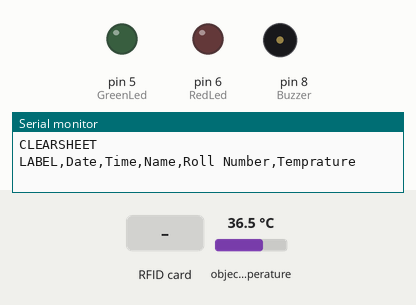
Recording of a sketch running on a simulated Arduino Uno, built with avr-gcc and run on an emulated ATmega328P. Parts: output pins drawn as LEDs (lit = HIGH), buzzer (waves = sounding, pin HIGH), the last lines printed to the serial monitor. The inputs (shaded band) are chosen by the test bench; at power-on: object temperature 36.5 °C. Pins used as bus, display or sensor lines are not drawn.

Above: at 1.2 s.
1.3 s: RFID card 2E A5 61 A3 held to the reader
At 1.8 s:
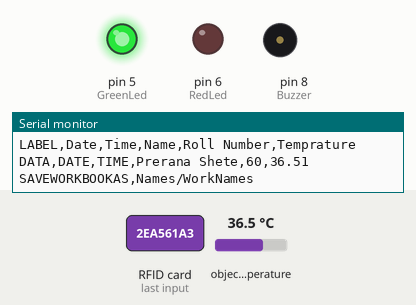
Timing chart, 0 to 5.8 s (numbered marks = the images above; inputs shaded):
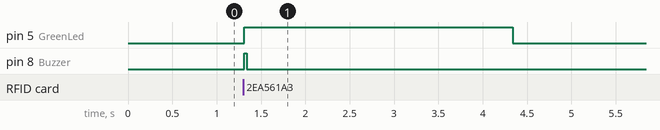

The sketch:

code_main.ino
```cpp
#include <LiquidCrystal.h>
#include <SPI.h>
#include <MFRC522.h>
#include <LiquidCrystal_I2C.h>
#include <Adafruit_MLX90614.h>

#define SS_PIN 10 //RX slave select
#define RST_PIN 9

MFRC522 mfrc522(SS_PIN, RST_PIN); // Create MFRC522 instance.
LiquidCrystal_I2C lcd(0x27,16,2);
Adafruit_MLX90614 mlx = Adafruit_MLX90614();

byte card_ID[4]; //card UID size 4byte
byte Name1[4]={0x2E,0xA5,0x61,0xA3};//first UID card
byte Name2[4]={0xF3,0x45,0x96,0x1A};//second UID card


//if you want the arduino to detect the cards only once
int NumbCard[2];//this array content the number of cards. in my case i have just two cards.
int j=0;

int const RedLed=6;
int const GreenLed=5;
int const Buzzer=8;

String Name;//user name
long Number;//user number
int n ;//The number of card you want to detect (optional)
float temp1;

void setup() {
//  lcd.begin();
  lcd.backlight();
  mlx.begin();
  Serial.begin(9600); // Initialize serial communications with the PC
  SPI.begin();  // Init SPI bus
  mfrc522.PCD_Init(); // Init MFRC522 card

  Serial.println("CLEARSHEET");                 // clears starting at row 1
  Serial.println("LABEL,Date,Time,Name,Roll Number,Temprature");// make four columns (Date,Time,[Name:"user name"]line 48 & 52,[Number:"user number"]line 49 & 53)

  pinMode(RedLed,OUTPUT);
  pinMode(GreenLed,OUTPUT);
  pinMode(Buzzer,OUTPUT);

   }

void loop() {

  lcd.clear();
  lcd.setCursor(0,0);
  lcd.print("    Scan Tag    ");
  //look for new card
   if ( ! mfrc522.PICC_IsNewCardPresent()) {
  return;//got to start of loop if there is no card present
 }
 // Select one of the cards
 if ( ! mfrc522.PICC_ReadCardSerial()) {
  return;//if read card serial(0) returns 1, the uid struct contians the ID of the read card.
 }

 for (byte i = 0; i < mfrc522.uid.size; i++) {
     card_ID[i]=mfrc522.uid.uidByte[i];

       if(card_ID[i]==Name1[i]){
       Name="Prerana Shete";//user name
       Number=60;//user number
       temp1 = mlx.readObjectTempC();
       j=0;//first number in the NumbCard array : NumbCard[j]
      }
      else if(card_ID[i]==Name2[i]){
       Name="Shruti Pote";//user name
       Number=69;//user number
       temp1 = mlx.readObjectTempC();
       j=1;//Second number in the NumbCard array : NumbCard[j]
      }
      else{
          digitalWrite(GreenLed,LOW);
          digitalWrite(RedLed,HIGH);
          goto cont;//go directly to line 85
     }
}
      if(NumbCard[j] == 1){//to check if the card already detect
      //if you want to use LCD
      //Serial.println("Already Exist");
      }
      else{
      NumbCard[j] = 1;//put 1 in the NumbCard array : NumbCard[j]={1,1} to let the arduino know if the card was detecting
      n++;//(optional)
      Serial.print("DATA,DATE,TIME," + Name);//send the Name to excel
      Serial.print(",");
      Serial.print(Number); //send the Number to excel
      Serial.print(",");
      Serial.println(temp1);
      digitalWrite(GreenLed,HIGH);
      digitalWrite(RedLed,LOW);
      digitalWrite(Buzzer,HIGH);
      delay(30);
      digitalWrite(Buzzer,LOW);
      Serial.println("SAVEWORKBOOKAS,Names/WorkNames");
      }
      delay(1000);
cont:
delay(2000);
digitalWrite(GreenLed,LOW);
digitalWrite(RedLed,LOW);


void temp();{
    for (byte i = 0; i < mfrc522.uid.size; i++) {
     card_ID[i]=mfrc522.uid.uidByte[i];
  if(card_ID[i]==Name1[i]){
    if(temp1>=37){
      tone(Buzzer,1000,1000);
      lcd.clear();
      lcd.print("You're High");
      delay(1000);
      break;
    }
    else{

     }


    lcd.clear();
    lcd.setCursor(0,0);
    lcd.print("Anuksha Shirgave");
    lcd.setCursor(0,1);
    lcd.print("Authorized access");
    delay(3000);
    lcd.clear();
    lcd.print("Roll No = 196055");
    delay(3000);
    lcd.clear();
    lcd.setCursor(0,0);
    lcd.print("Your Temprature");
    lcd.setCursor(0,1);
    lcd.print("is ");
    lcd.print(mlx.readObjectTempC());
    lcd.print( "C");
    delay(3000);
    lcd.clear();
    //return 0;
  }
   else if(card_ID[i]==Name2[i]){
    if(temp1>=37){
      tone(Buzzer,1000,1000);
      lcd.clear();
      lcd.print("You're High");
      delay(1000);
      break;
    }
    else{

     }

    lcd.clear();
    lcd.setCursor(0,0);
    lcd.print("Aditi");
    lcd.setCursor(0,1);
    lcd.print("Authorized access");
    delay(3000);
     lcd.clear();
    lcd.setCursor(0,0);
    lcd.print("Your Temprature");
    lcd.setCursor(0,1);
    lcd.print("is ");
    lcd.print(mlx.readObjectTempC());
    lcd.print( "C");
    delay(3000);
    //return 0;
     }
      else   {
    Serial.println(" Access Denied");
    lcd.setCursor(3,0);
    lcd.clear();
    lcd.print("Unknown");
    lcd.setCursor(0,1);
    lcd.print("Access Denied");
    delay(3000);
     lcd.clear();
    lcd.setCursor(0,0);
    lcd.print("Your Temprature");
    lcd.setCursor(0,1);
    lcd.print("is ");
    lcd.print(mlx.readObjectTempC());
    lcd.print( "C");
    delay(3000);
    //return 0;
  }
}
}
}
```

Measured:
- after the input at 1.3 s, pin 5 (GreenLed): LOW → HIGH at once, → LOW 3.0 s later; pin 8 (Buzzer): LOW → HIGH at once, → LOW 0.03 s later
